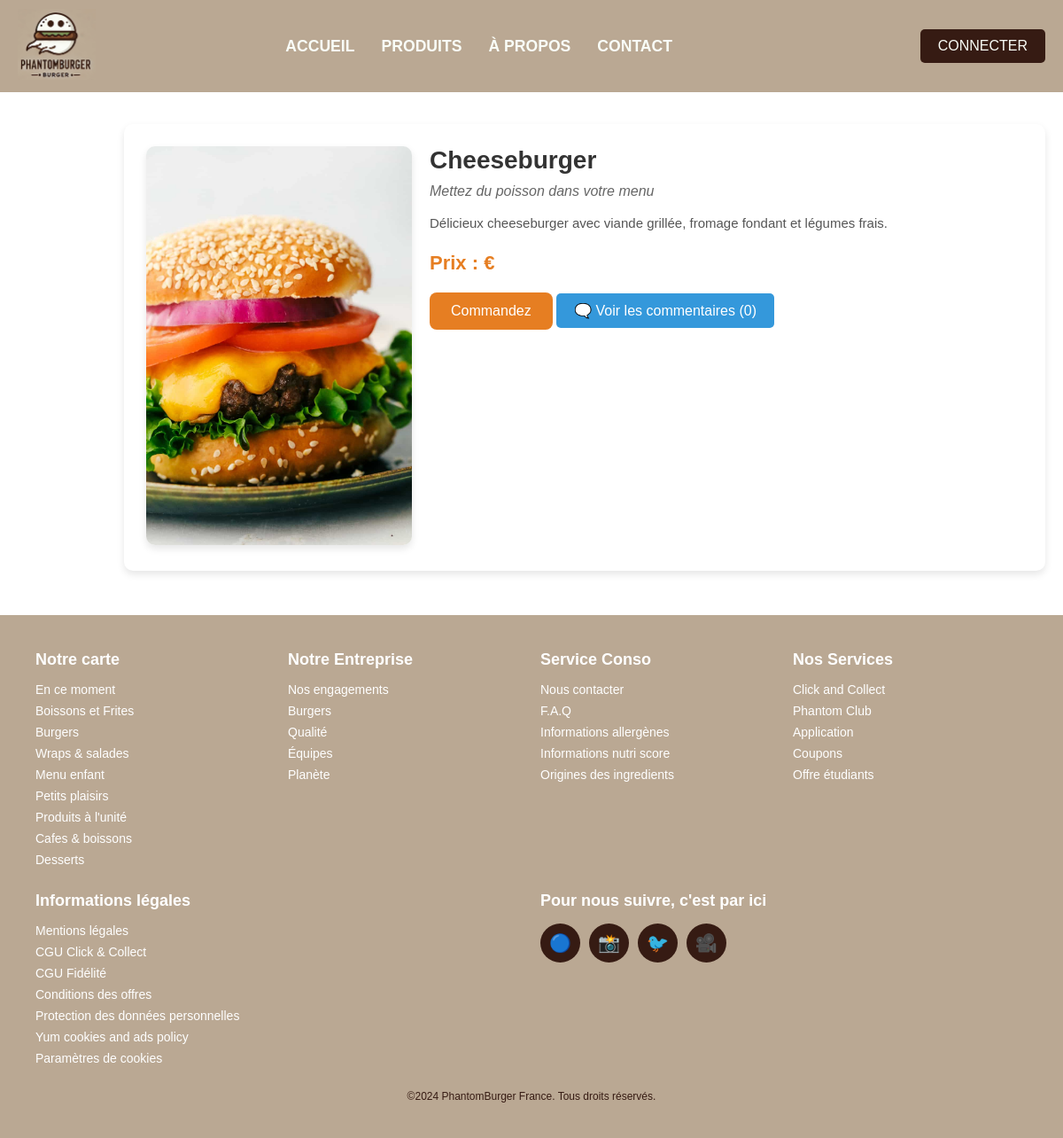
Screenshot of /pages/articles.php?id=2 with the database file from the repository.
### tables this page shows
CREATE TABLE burgers(
   burger_id INT NOT NULL AUTO_INCREMENT,
   picture VARCHAR(255),
   name VARCHAR(255),
   prix DECIMAL(15,2),
   description TEXT,
   PRIMARY KEY(burger_id)
);

### pages/articles.php (the view, shortened to what this page needs)
<?php
include("../scripts/conn.php");
?>
<!DOCTYPE html>
<html lang="fr">
<head>
    <link rel="stylesheet" href="../styles/style.css">
    <link rel="stylesheet" href="articles.css">
</head>
<body>
    <?php include("../header/header.php"); ?>
    <main>
        <?php
        if (isset($_GET['id']) && is_numeric($_GET['id'])) {
            $burger_id = intval($_GET['id']);
            $stmt = $conn->prepare("SELECT * FROM burgers WHERE burger_id = :id");
            $stmt->bindParam(':id', $burger_id, PDO::PARAM_INT);
            $stmt->execute();
            $product = $stmt->fetch(PDO::FETCH_ASSOC);
            $stmt = $conn->prepare("SELECT COUNT(*) as total_comments FROM comments WHERE burger_id = :burger_id");
            $stmt->bindParam(':burger_id', $burger_id, PDO::PARAM_INT);
            $stmt->execute();
            $result = $stmt->fetch(PDO::FETCH_ASSOC);
            $total_comments = $result['total_comments'];
            if ($product) {
                echo "
                <section id='productInfo'>
                    <div class='product-image'>
                        <img src='../img/" . htmlspecialchars($product['picture']) . "' alt='Image du produit'>
                    </div>
                    <div class='product-details'>
                        <h2>" . htmlspecialchars($product['name']) . "</h2>
                        <p class='tagline'>Mettez du poisson dans votre menu</p>
                        <p class='description'>" . htmlspecialchars($product['description']) . "</p>
                        <p class='price'>Prix : " . htmlspecialchars($product['prix']) . "€</p>
                        <a href='../commandes/commandes.php?id=" . htmlspecialchars($product['burger_id']) . "' class='order-button'>Commandez</a>
                        <button id='commentButton' onclick='openCommentPopup()'>🗨️ Voir les commentaires ($total_comments)</button>
                    </div>
                </section>";
            } else {
                echo "<p>Produit non trouvé.</p>";
            }
        } else {
            echo "<p>ID de produit non spécifié ou invalide.</p>";
        }
        ?>
    </main>
    <?php include("../footer/footer.php"); ?>
</body>
</html>

### styles/style.css (style rules this page uses)
:root { --color-green: #7c9c5f; --color-brown: #baa893; --color-brown-darker: #361b13; --color-white: #f9fdf7; --color-link-hover: #fff; }
* { margin: 0; padding: 0; box-sizing: border-box; }
body { font-family: Arial, sans-serif; margin: 0; padding: 0; }

### pages/articles.css (style rules this page uses)
main { padding: 20px; max-width: 1200px; margin-top: 10%; margin-left: 10%; }
#productInfo { display: flex; gap: 20px; background-color: #ffffff; padding: 25px; border-radius: 10px; box-shadow: 0 4px 8px rgba(0, 0, 0, 0.1); margin-bottom: 30px; }
.product-image img { max-width: 300px; border-radius: 10px; box-shadow: 0 4px 8px rgba(0, 0, 0, 0.1); }
.product-details { flex: 1; }
.product-details h2 { font-size: 28px; color: #333; margin-bottom: 10px; }
.tagline { font-size: 16px; color: #666; margin-bottom: 15px; font-style: italic; }
.description { font-size: 15px; color: #555; margin-bottom: 20px; line-height: 1.6; }
.price { font-size: 22px; color: #e67e22; font-weight: bold; margin-top: 20px; }
.order-button { display: inline-block; padding: 12px 24px; font-size: 16px; background-color: #e67e22; color: #fff; text-decoration: none; border-radius: 8px; transition: background-color 0.3s ease; margin-top: 20px; cursor: pointer; }
#commentButton { background-color: #3498db; color: #fff; border: none; padding: 10px 20px; border-radius: 5px; cursor: pointer; font-size: 16px; margin-top: 20px; transition: background-color 0.3s ease; }

### rows the page displays
burgers: picture (picture), name "Cheeseburger", description "Délicieux cheeseburger avec viande grillée, fromage fondant et légumes frais."

### other values shown
$total_comments "0"
